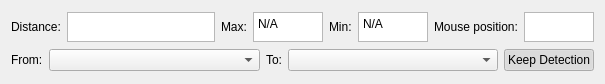
<?xml version="1.0" encoding="UTF-8"?>
<ui version="4.0">
 <class>Form</class>
 <widget class="QWidget" name="Form">
  <property name="geometry">
   <rect>
    <x>0</x>
    <y>0</y>
    <width>605</width>
    <height>84</height>
   </rect>
  </property>
  <property name="sizePolicy">
   <sizepolicy hsizetype="Expanding" vsizetype="Fixed">
    <horstretch>0</horstretch>
    <verstretch>0</verstretch>
   </sizepolicy>
  </property>
  <property name="maximumSize">
   <size>
    <width>16777215</width>
    <height>88</height>
   </size>
  </property>
  <property name="mouseTracking">
   <bool>false</bool>
  </property>
  <property name="windowTitle">
   <string>Form</string>
  </property>
  <layout class="QVBoxLayout" name="verticalLayout">
   <item>
    <layout class="QHBoxLayout" name="horizontalLayout_3">
     <item>
      <widget class="QLabel" name="label_4">
       <property name="sizePolicy">
        <sizepolicy hsizetype="Fixed" vsizetype="Preferred">
         <horstretch>0</horstretch>
         <verstretch>0</verstretch>
        </sizepolicy>
       </property>
       <property name="text">
        <string>Distance:</string>
       </property>
      </widget>
     </item>
     <item>
      <widget class="QTextBrowser" name="Distance">
       <property name="sizePolicy">
        <sizepolicy hsizetype="Expanding" vsizetype="Fixed">
         <horstretch>0</horstretch>
         <verstretch>0</verstretch>
        </sizepolicy>
       </property>
       <property name="maximumSize">
        <size>
         <width>16777215</width>
         <height>30</height>
        </size>
       </property>
       <property name="verticalScrollBarPolicy">
        <enum>Qt::ScrollBarAlwaysOff</enum>
       </property>
       <property name="horizontalScrollBarPolicy">
        <enum>Qt::ScrollBarAlwaysOff</enum>
       </property>
      </widget>
     </item>
     <item>
      <widget class="QLabel" name="label_5">
       <property name="sizePolicy">
        <sizepolicy hsizetype="Fixed" vsizetype="Preferred">
         <horstretch>0</horstretch>
         <verstretch>0</verstretch>
        </sizepolicy>
       </property>
       <property name="text">
        <string>Max:</string>
       </property>
      </widget>
     </item>
     <item>
      <widget class="QTextBrowser" name="Max_val">
       <property name="sizePolicy">
        <sizepolicy hsizetype="Expanding" vsizetype="Fixed">
         <horstretch>0</horstretch>
         <verstretch>0</verstretch>
        </sizepolicy>
       </property>
       <property name="maximumSize">
        <size>
         <width>150</width>
         <height>30</height>
        </size>
       </property>
       <property name="verticalScrollBarPolicy">
        <enum>Qt::ScrollBarAlwaysOff</enum>
       </property>
       <property name="horizontalScrollBarPolicy">
        <enum>Qt::ScrollBarAlwaysOff</enum>
       </property>
       <property name="html">
        <string>&lt;!DOCTYPE HTML PUBLIC &quot;-//W3C//DTD HTML 4.0//EN&quot; &quot;http://www.w3.org/TR/REC-html40/strict.dtd&quot;&gt;
&lt;html&gt;&lt;head&gt;&lt;meta name=&quot;qrichtext&quot; content=&quot;1&quot; /&gt;&lt;style type=&quot;text/css&quot;&gt;
p, li { white-space: pre-wrap; }
&lt;/style&gt;&lt;/head&gt;&lt;body style=&quot; font-family:'Sans Serif'; font-size:9pt; font-weight:400; font-style:normal;&quot;&gt;
&lt;p style=&quot; margin-top:0px; margin-bottom:0px; margin-left:0px; margin-right:0px; -qt-block-indent:0; text-indent:0px;&quot;&gt;N/A&lt;/p&gt;&lt;/body&gt;&lt;/html&gt;</string>
       </property>
      </widget>
     </item>
     <item>
      <widget class="QLabel" name="label_6">
       <property name="sizePolicy">
        <sizepolicy hsizetype="Fixed" vsizetype="Preferred">
         <horstretch>0</horstretch>
         <verstretch>0</verstretch>
        </sizepolicy>
       </property>
       <property name="text">
        <string>Min:</string>
       </property>
      </widget>
     </item>
     <item>
      <widget class="QTextBrowser" name="Min_val">
       <property name="sizePolicy">
        <sizepolicy hsizetype="Expanding" vsizetype="Fixed">
         <horstretch>0</horstretch>
         <verstretch>0</verstretch>
        </sizepolicy>
       </property>
       <property name="maximumSize">
        <size>
         <width>150</width>
         <height>30</height>
        </size>
       </property>
       <property name="verticalScrollBarPolicy">
        <enum>Qt::ScrollBarAlwaysOff</enum>
       </property>
       <property name="horizontalScrollBarPolicy">
        <enum>Qt::ScrollBarAlwaysOff</enum>
       </property>
       <property name="html">
        <string>&lt;!DOCTYPE HTML PUBLIC &quot;-//W3C//DTD HTML 4.0//EN&quot; &quot;http://www.w3.org/TR/REC-html40/strict.dtd&quot;&gt;
&lt;html&gt;&lt;head&gt;&lt;meta name=&quot;qrichtext&quot; content=&quot;1&quot; /&gt;&lt;style type=&quot;text/css&quot;&gt;
p, li { white-space: pre-wrap; }
&lt;/style&gt;&lt;/head&gt;&lt;body style=&quot; font-family:'Sans Serif'; font-size:9pt; font-weight:400; font-style:normal;&quot;&gt;
&lt;p style=&quot; margin-top:0px; margin-bottom:0px; margin-left:0px; margin-right:0px; -qt-block-indent:0; text-indent:0px;&quot;&gt;N/A&lt;/p&gt;&lt;/body&gt;&lt;/html&gt;</string>
       </property>
      </widget>
     </item>
     <item>
      <widget class="QLabel" name="label">
       <property name="sizePolicy">
        <sizepolicy hsizetype="Fixed" vsizetype="Preferred">
         <horstretch>0</horstretch>
         <verstretch>0</verstretch>
        </sizepolicy>
       </property>
       <property name="text">
        <string>Mouse position:</string>
       </property>
      </widget>
     </item>
     <item>
      <widget class="QTextBrowser" name="Mouse">
       <property name="sizePolicy">
        <sizepolicy hsizetype="Expanding" vsizetype="Fixed">
         <horstretch>0</horstretch>
         <verstretch>0</verstretch>
        </sizepolicy>
       </property>
       <property name="maximumSize">
        <size>
         <width>150</width>
         <height>30</height>
        </size>
       </property>
       <property name="verticalScrollBarPolicy">
        <enum>Qt::ScrollBarAlwaysOff</enum>
       </property>
       <property name="horizontalScrollBarPolicy">
        <enum>Qt::ScrollBarAlwaysOff</enum>
       </property>
      </widget>
     </item>
    </layout>
   </item>
   <item>
    <layout class="QHBoxLayout" name="horizontalLayout_2">
     <item>
      <widget class="QLabel" name="label_3">
       <property name="sizePolicy">
        <sizepolicy hsizetype="Fixed" vsizetype="Fixed">
         <horstretch>0</horstretch>
         <verstretch>0</verstretch>
        </sizepolicy>
       </property>
       <property name="text">
        <string>From:</string>
       </property>
      </widget>
     </item>
     <item>
      <widget class="QComboBox" name="Start"/>
     </item>
     <item>
      <widget class="QLabel" name="label_2">
       <property name="sizePolicy">
        <sizepolicy hsizetype="Fixed" vsizetype="Fixed">
         <horstretch>0</horstretch>
         <verstretch>0</verstretch>
        </sizepolicy>
       </property>
       <property name="text">
        <string>To:</string>
       </property>
      </widget>
     </item>
     <item>
      <widget class="QComboBox" name="End"/>
     </item>
     <item>
      <widget class="QPushButton" name="Keep_Detection">
       <property name="sizePolicy">
        <sizepolicy hsizetype="Fixed" vsizetype="Fixed">
         <horstretch>0</horstretch>
         <verstretch>0</verstretch>
        </sizepolicy>
       </property>
       <property name="text">
        <string>Keep Detection</string>
       </property>
       <property name="checkable">
        <bool>true</bool>
       </property>
       <property name="checked">
        <bool>true</bool>
       </property>
      </widget>
     </item>
    </layout>
   </item>
  </layout>
 </widget>
 <resources/>
 <connections/>
</ui>
